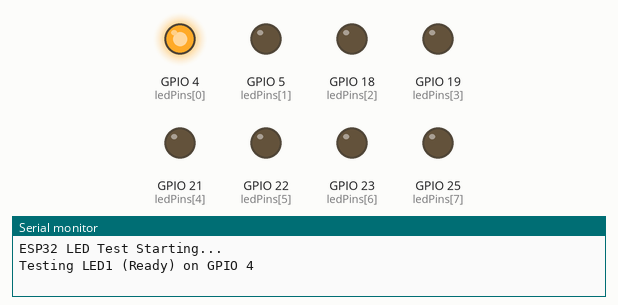
This sketch was run on a simulated ESP32. Parts: output pins drawn as LEDs (lit = HIGH), the last lines printed to the serial monitor.

Above: at 0.2 s.
At 0.8 s:
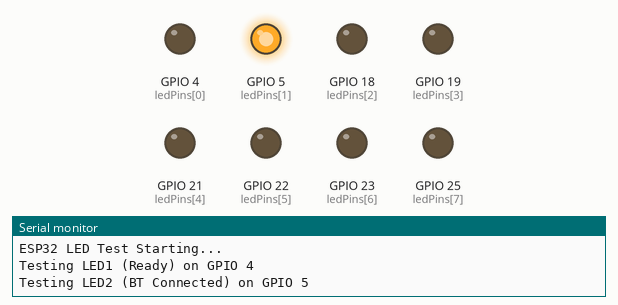
At 1.4 s:
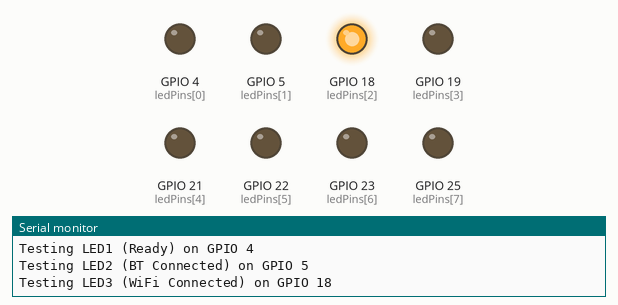
At 2.6 s:
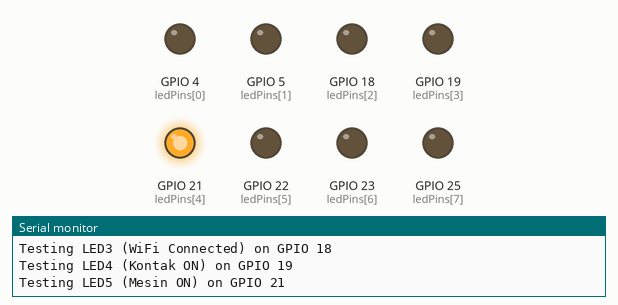
At 3.8 s:
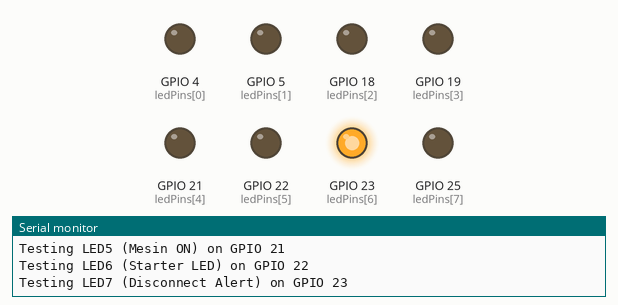
At 5.2 s:
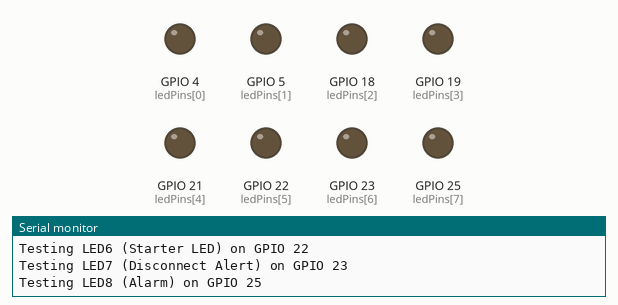
Timing chart, 0 to 7.5 s (numbered marks = the images above):
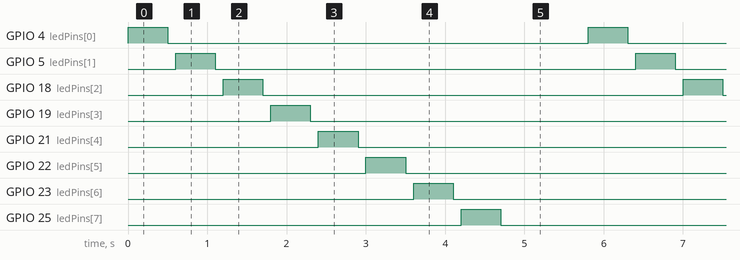

The sketch:

led_test.ino
```cpp
// Comprehensive LED test script for ESP32 Keyless System
// Tests all 8 indicator LEDs according to your wiring guide

// Define all LED pins according to your wiring guide
const int ledPins[] = {4, 5, 18, 19, 21, 22, 23, 25}; // LED1-LED8
const int numLeds = 8;

// LED labels for reference
String ledLabels[] = {"Ready", "BT Connected", "WiFi Connected", "Kontak ON",
                      "Mesin ON", "Starter LED", "Disconnect Alert", "Alarm"};

void setup() {
  // Initialize all LED pins as outputs according to wiring guide
  for(int i = 0; i < numLeds; i++) {
    pinMode(ledPins[i], OUTPUT);
    digitalWrite(ledPins[i], LOW); // Ensure all LEDs start OFF
  }

  Serial.begin(115200);
  Serial.println("ESP32 LED Test Starting...");
}

void loop() {
  // Test each LED individually
  for(int i = 0; i < numLeds; i++) {
    Serial.print("Testing LED");
    Serial.print(i+1);
    Serial.print(" (");
    Serial.print(ledLabels[i]);
    Serial.print(") on GPIO ");
    Serial.println(ledPins[i]);

    // Turn ON current LED
    digitalWrite(ledPins[i], HIGH);

    // Wait for 500ms to see the LED lit
    delay(500);

    // Turn OFF current LED
    digitalWrite(ledPins[i], LOW);

    // Wait before next LED
    delay(100);
  }

  // Small pause before repeating the sequence
  delay(1000);
}
```

Measured:
- by itself, GPIO 4 (ledPins[0]), GPIO 5 (ledPins[1]), GPIO 18 (ledPins[2]), GPIO 19 (ledPins[3]), GPIO 21 (ledPins[4]), GPIO 22 (ledPins[5]), GPIO 23 (ledPins[6]), GPIO 25 (ledPins[7]): alternates HIGH for 0.50 s and LOW for 5.3 s
- by itself, everything shown: repeats every 5.8 s, in 16 steps
